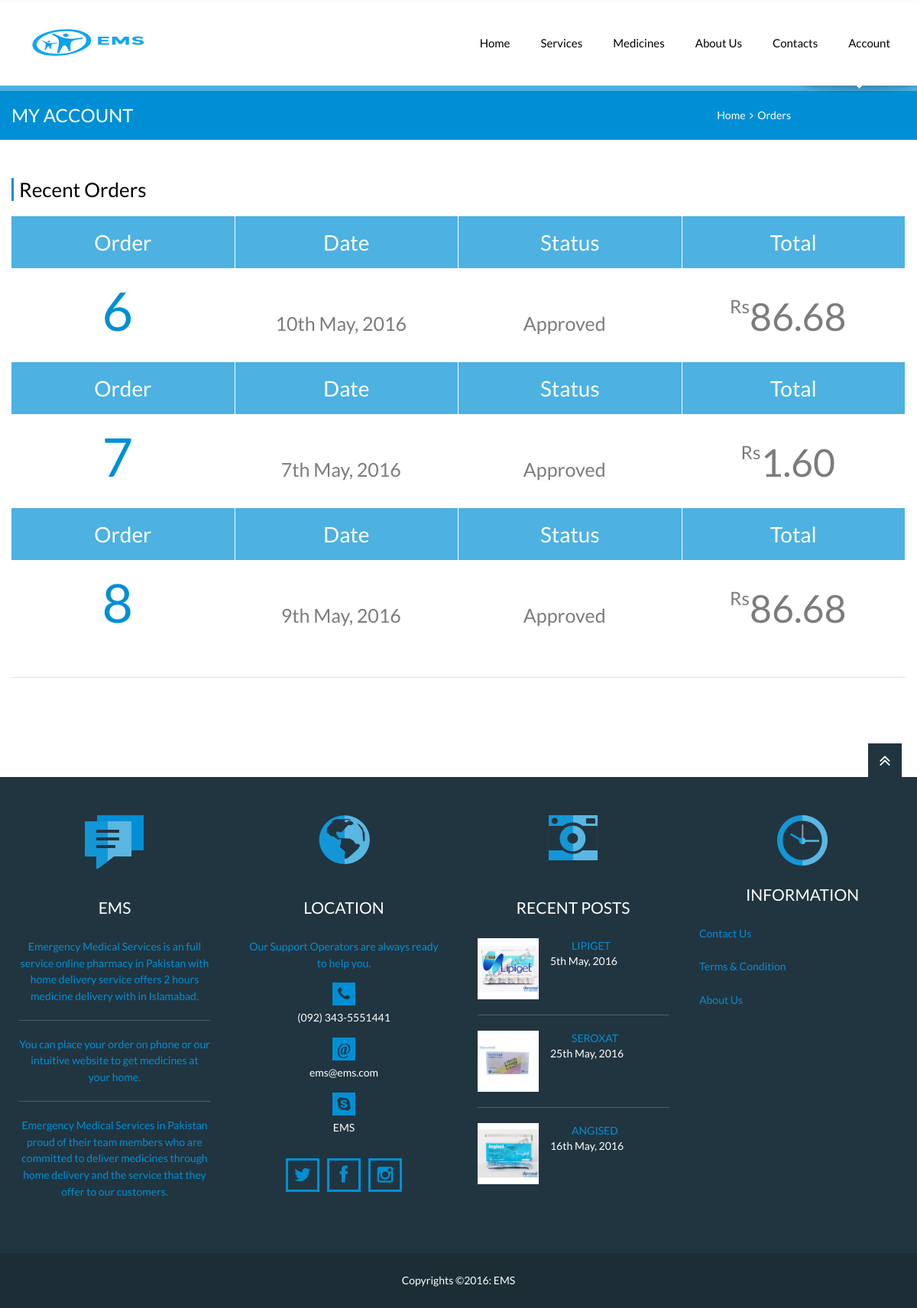
/cart.php (signed in), run on the app's committed database.
### tables this page shows
CREATE TABLE IF NOT EXISTS `order` (
  `o_id` int(11) NOT NULL,
  `u_id` int(11) NOT NULL,
  `date` datetime NOT NULL,
  `status` int(11) NOT NULL,
  `address` text NOT NULL,
  `town` text NOT NULL,
  `state` text NOT NULL,
  `zip` text NOT NULL,
  `phone` text NOT NULL,
  `reor` int(11) NOT NULL
);

CREATE TABLE IF NOT EXISTS `medicine` (
  `m_id` int(11) NOT NULL,
  `name` text NOT NULL,
  `c_id` int(11) NOT NULL,
  `issue_date` date NOT NULL,
  `exp_date` date NOT NULL,
  `type` int(11) NOT NULL,
  `mg` text NOT NULL,
  `descr` text NOT NULL,
  `price` text NOT NULL,
  `image` text NOT NULL,
  `datetime` datetime NOT NULL,
  `status` int(11) NOT NULL,
  `formula` text NOT NULL
);

### cart.php (the view, shortened to what this page needs)
<?php include_once('conn/db.php');
include_once("functions.php");
if ( !isset($_SESSION['SESS_NAME']) ) {
} else {
	$qry = "SELECT * FROM users WHERE email = '{$_SESSION['SESS_NAME']}'";
	$result = mysql_query($qry, $dbconfig) or die(mysql_error());
	$user_arr = mysql_fetch_assoc($result);
}
?>
<!DOCTYPE html>
<html>
<head>
		<?php include('scripts.php'); ?>
	</head>
	<body>
		<div class="page">
		<?php include('header.php'); ?>
			<section class="page-title">
				<div class="grid-row clearfix">
					<h1>My Account</h1>
					<nav class="bread-crumbs">
						<a href="index.php">Home</a>&nbsp;&nbsp;<i class="fa fa-angle-right"></i>&nbsp;
						<a href="#">Orders</a>
					</nav>
				</div>
			</section>
			<main class="page-content vc_responsive">
				<div class="grid-row">
						<div class="widget pricing-table wpb_content_element">
							<div class="widget-title">Recent Orders</div>
							<?php
						$qry = "SELECT * FROM `order` where u_id = '".$user_arr['u_id']."' order by status";
						$results = mysql_query($qry);
						while($rowso = mysql_fetch_assoc($results))
		{
						$orderdate = $rowso["date"];
						$status = $rowso["status"];
						$o_id = $rowso["o_id"];
			?>
							<div class="row">
								<div class="col col-4">
									<div class="head"><span>Order</span></div>
									<div class="price">
										<div><a href="cart_summary.php?o_id=<?php echo $o_id; ?>"><?php echo $rowso["o_id"]; ?></a></div>
									</div>
								</div><div class="col col-4">
									<div class="head"><span>Date</span></div>
									<div class="price">
										<div style="font-size: 25px;"><?php echo date("jS F, Y", strtotime("$orderdate")); ?></div>
									</div>
								</div><div class="col col-4">
									<div class="head"><span>Status</span></div>
									<div class="price">
										<div style="font-size: 25px;"><?php switch($status)
										{
										case 1: echo "Approved"; break;
										} ?></div>
									</div>
								</div><div class="col col-4">
									<div class="head"><span>Total</span></div>
									<div class="price">
										<div style="font-size: 50px;"><sup>Rs</sup><?php
										$qryu = "SELECT sum(price) as cart FROM tblproduct WHERE u_id = '".$user_arr["u_id"]."' and o_id='".$o_id."'";
	$resultu = mysql_query($qryu, $dbconfig) or die(mysql_error());
	$rowsu = mysql_fetch_assoc($resultu);
	echo $rowsu["cart"]; ?></div>
									</div>
								</div>
							</div>
		<?php } ?>
						</div>
						<div class="grid-row-sep"></div>
				</div>
			</main>
			<?php include('footer.php'); ?>
		</div>
	</body>
</html>

### footer.php (shortened to what this page needs)
	<footer class="page-footer">
		<a href="#" id="top-link" class="top-link"><i class="fa fa-angle-double-up"></i></a>
		<div class="grid-row">
			<div class="grid-col grid-col-3">
				<section class="widget-alt last-news">
					<div class="widget-icon"></div>
					<div class="widget-title">EMS</div>
					<ul>
						<li>Emergency Medical Services is an full service online pharmacy in Pakistan with home delivery service offers 2 hours medicine delivery with in Islamabad. </li>
						<li>You can place your order on phone or our intuitive website to get medicines at your home.</li>
						<li>Emergency Medical Services in Pakistan proud of their team members who are committed to deliver medicines through home delivery and the service that they offer to our customers.</li>
					</ul>
				</section>
			</div>
			<div class="grid-col grid-col-3">
				<section class="widget-alt location">
					<div class="widget-icon"></div>
					<div class="widget-title">Location</div>
					<address>Our Support Operators are always ready to help you.</address>
					<ul>
						<li><i class="fa fa-phone"></i>(092) 343-5551441</li>
						<li><i class="fa fa-at">@</i>ems@ems.com</li>
						<li><i class="fa fa-skype"></i>EMS</li>
					</ul>
					<nav>
						<a href="#" class="fa fa-twitter"></a>
						<a href="#" class="fa fa-facebook"></a>
						<a href="#" class="fa fa-instagram"></a>
					</nav>
				</section>
			</div>
			<div class="grid-col grid-col-3">
				<section class="widget-alt recent-posts">
					<div class="widget-icon"></div>
					<div class="widget-title">Recent Posts</div>
					<ul>
					<?php
					$qry = "SELECT * FROM medicine order by m_id desc Limit 3";
$results = mysql_query($qry);
while($rows = mysql_fetch_assoc($results))
{
	$m_id = $rows["m_id"];
	$name = $rows["name"];
	$image = $rows["image"];
	$date = $rows["datetime"];
		?>
						<li>
							<a href="medicine_detail.php?m_id=<?php echo $m_id; ?>"><img src="<?php if($image=="uploaded_files/"){ echo "img/medicine-icon.jpg"; } else { echo $image; } ?>" width="80" height="80" alt=""></a>
							<p><a href="medicine_detail.php?m_id=<?php echo $m_id; ?>"><?php echo $name; ?></a><br><?php echo date("jS F, Y", strtotime("$date")); ?></p>
						</li>
<?php } ?>
					</ul>
				</section>
			</div>
			<div class="grid-col grid-col-3">
				<section class="widget-alt work-time">
					<div class="widget-icon"></div>
					<div class="widget-title">Information</div>
					<ul>
					<li><a href="contacts.php">Contact Us</a></li>
					<li><a href="#">&nbsp;</a></li>
					<li><a href="#">Terms & Condition</a></li>
					<li><a href="#">&nbsp;</a></li>
					<li><a href="about-us.php">About Us</a></li>
					<li><a href="#">&nbsp;</a></li>
					</ul>
				</section>
			</div>
		</div>
	</footer>
	<div class="copyrights">Copyrights ©2016: EMS </div>

### css/color-blue.css (style rules this page uses)
a { color: #008fd5; }
.page-title { border-top-color: #4db1e2; background-color: #008fd5; }
.pricing-table .head { background: #4db1e2; }
.widget-title { border-left-color: #008fd5; }
.page-footer { color: #008fd5; }
.last-news .widget-icon { background-image: url(../img/blue/last-news.png); }
.location li i { background: #008fd5; }
.location nav a { border: 3px solid #008fd5; color: #008fd5; }
.location .widget-icon { background-image: url(../img/blue/location.png); }
.recent-posts .widget-icon { background-image: url(../img/blue/recent-posts.png); }
.work-time .widget-icon { background-image: url(../img/blue/work-time.png); }

### data on the page
order: o_id "6", date "10th May, 2016", status "Approved", cart "86.68"
order: o_id "7", date "7th May, 2016", status "Approved", cart "1.60"
order: o_id "8", date "9th May, 2016", status "Approved", cart "86.68"
medicine: image (picture), name "LIPIGET", datetime "5th May, 2016"
medicine: image (picture), name "SEROXAT", datetime "25th May, 2016"
medicine: image (picture), name "ANGISED", datetime "16th May, 2016"
